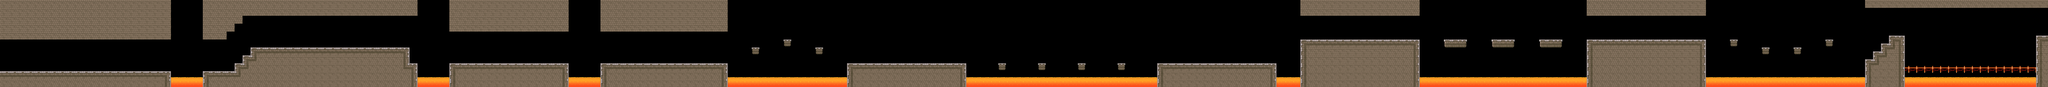

Tiled map render using the project's own tile images. Description and the map definition, with tile-layer contents summarised, below:
An orthogonal 515x22 tile map with 32x32 px tiles, 3 tile layers (layer3, layer2, layer1) and 214 objects.

<map version="1.0" orientation="orthogonal" renderorder="right-down" width="515" height="22" tilewidth="32" tileheight="32" nextobjectid="429">
 <tileset firstgid="1" name="Tileset_5" tilewidth="32" tileheight="32" spacing="2" margin="1" tilecount="364" columns="26">
  <image source="gfx/game/Tileset_5.png" width="884" height="476" />
 </tileset>
 <layer name="layer3" width="515" height="22">
  <data>[11330 cells, 612 non-empty, 6 distinct tile ids]</data>
 </layer>
 <layer name="layer2" width="515" height="22">
  <data>[11330 cells, 117 non-empty, 6 distinct tile ids]</data>
 </layer>
 <layer name="layer1" width="515" height="22">
  <data>[11330 cells, 3941 non-empty, 58 distinct tile ids]</data>
 </layer>
 <objectgroup name="finish" />
 <objectgroup name="checkpoint">
  <object id="215" x="10944" y="224" />
 </objectgroup>
 <objectgroup name="player">
  <object id="216" x="576" y="480" />
 </objectgroup>
 <objectgroup name="coins">
  <object id="217" x="2592" y="256" />
  <object id="218" x="2656" y="256" />
  <object id="219" x="2720" y="256" />
  <object id="220" x="2784" y="256" />
  <object id="221" x="5280" y="384" />
  <object id="222" x="5344" y="384" />
  <object id="223" x="5408" y="384" />
  <object id="224" x="5472" y="384" />
  <object id="225" x="7200" y="352" />
  <object id="226" x="7264" y="352" />
  <object id="227" x="7328" y="352" />
  <object id="228" x="7392" y="352" />
  <object id="229" x="13152" y="224" />
  <object id="230" x="13216" y="224" />
  <object id="231" x="13280" y="224" />
  <object id="232" x="13344" y="224" />
  <object id="233" x="13408" y="224" />
 </objectgroup>
 <objectgroup name="hidden_bonus_level" />
 <objectgroup name="bonus_blocks">
  <object id="234" x="6336" y="128">
   <properties>
    <property name="1" value="mush" />
   </properties>
  </object>
 </objectgroup>
 <objectgroup name="hidden_blocks">
  <object id="235" x="14464" y="160">
   <properties>
    <property name="1" value="mush" />
   </properties>
  </object>
  <object id="236" x="14208" y="160">
   <properties>
    <property name="1" value="coin" />
   </properties>
  </object>
 </objectgroup>
 <objectgroup name="destroyable_blocks">
  <object id="237" x="6848" y="224">
   <properties>
    <property name="1" value="2" />
   </properties>
  </object>
  <object id="238" x="6912" y="224">
   <properties>
    <property name="1" value="2" />
   </properties>
  </object>
  <object id="239" x="6976" y="224">
   <properties>
    <property name="1" value="2" />
    <property name="2" value="coin" />
   </properties>
  </object>
  <object id="240" x="7040" y="224">
   <properties>
    <property name="1" value="2" />
   </properties>
  </object>
  <object id="241" x="7104" y="224">
   <properties>
    <property name="1" value="2" />
   </properties>
  </object>
  <object id="242" x="7168" y="224">
   <properties>
    <property name="1" value="2" />
   </properties>
  </object>
  <object id="243" x="7232" y="224">
   <properties>
    <property name="1" value="2" />
   </properties>
  </object>
  <object id="244" x="7296" y="224">
   <properties>
    <property name="1" value="2" />
   </properties>
  </object>
  <object id="245" x="7360" y="224">
   <properties>
    <property name="1" value="2" />
   </properties>
  </object>
  <object id="246" x="7424" y="224">
   <properties>
    <property name="1" value="2" />
   </properties>
  </object>
  <object id="247" x="7488" y="224">
   <properties>
    <property name="1" value="2" />
   </properties>
  </object>
  <object id="248" x="7552" y="224">
   <properties>
    <property name="1" value="2" />
    <property name="2" value="coin" />
   </properties>
  </object>
  <object id="249" x="7616" y="224">
   <properties>
    <property name="1" value="2" />
   </properties>
  </object>
  <object id="250" x="7680" y="224">
   <properties>
    <property name="1" value="2" />
   </properties>
  </object>
  <object id="251" x="7744" y="224">
   <properties>
    <property name="1" value="2" />
   </properties>
  </object>
  <object id="252" x="6912" y="160">
   <properties>
    <property name="1" value="2" />
   </properties>
  </object>
  <object id="253" x="7296" y="160">
   <properties>
    <property name="1" value="2" />
    <property name="2" value="coin" />
   </properties>
  </object>
  <object id="254" x="7616" y="160">
   <properties>
    <property name="1" value="2" />
   </properties>
  </object>
  <object id="255" x="7552" y="160">
   <properties>
    <property name="1" value="2" />
   </properties>
  </object>
  <object id="256" x="7680" y="160">
   <properties>
    <property name="1" value="2" />
   </properties>
  </object>
  <object id="257" x="7744" y="160">
   <properties>
    <property name="1" value="2" />
   </properties>
  </object>
  <object id="258" x="7040" y="160">
   <properties>
    <property name="1" value="2" />
   </properties>
  </object>
  <object id="259" x="7104" y="160">
   <properties>
    <property name="1" value="2" />
   </properties>
  </object>
  <object id="260" x="7232" y="160">
   <properties>
    <property name="1" value="2" />
   </properties>
  </object>
  <object id="261" x="7360" y="160">
   <properties>
    <property name="1" value="2" />
   </properties>
  </object>
  <object id="262" x="7424" y="160">
   <properties>
    <property name="1" value="2" />
   </properties>
  </object>
  <object id="263" x="6976" y="160">
   <properties>
    <property name="1" value="2" />
   </properties>
  </object>
  <object id="264" x="7488" y="160">
   <properties>
    <property name="1" value="2" />
   </properties>
  </object>
  <object id="265" x="7168" y="160">
   <properties>
    <property name="1" value="2" />
   </properties>
  </object>
  <object id="266" x="6848" y="160">
   <properties>
    <property name="1" value="2" />
   </properties>
  </object>
  <object id="267" x="6912" y="96">
   <properties>
    <property name="1" value="2" />
   </properties>
  </object>
  <object id="268" x="7296" y="96">
   <properties>
    <property name="1" value="2" />
   </properties>
  </object>
  <object id="269" x="7616" y="96">
   <properties>
    <property name="1" value="2" />
   </properties>
  </object>
  <object id="270" x="7552" y="96">
   <properties>
    <property name="1" value="2" />
   </properties>
  </object>
  <object id="271" x="7680" y="96">
   <properties>
    <property name="1" value="2" />
   </properties>
  </object>
  <object id="272" x="7744" y="96">
   <properties>
    <property name="1" value="2" />
   </properties>
  </object>
  <object id="273" x="7040" y="96">
   <properties>
    <property name="1" value="2" />
   </properties>
  </object>
  <object id="274" x="7104" y="96">
   <properties>
    <property name="1" value="2" />
   </properties>
  </object>
  <object id="275" x="7232" y="96">
   <properties>
    <property name="1" value="2" />
   </properties>
  </object>
  <object id="276" x="7360" y="96">
   <properties>
    <property name="1" value="2" />
   </properties>
  </object>
  <object id="277" x="7424" y="96">
   <properties>
    <property name="1" value="2" />
   </properties>
  </object>
  </objectgroup>
 <objectgroup name="stand_destroy_blocks" />
 <objectgroup name="enemies">
  <!-- 27 objects omitted --></objectgroup>
 <objectgroup name="enemies_obstacles">
  <!-- 2 objects omitted --></objectgroup>
 <objectgroup name="trampoline" />
 <objectgroup name="platform_horizontal" />
 <objectgroup name="platform_vertical" />
 <objectgroup name="platform_vertical_multiple" />
 <objectgroup name="platform_gravity" />
 <objectgroup name="platform_zigzag" />
 <objectgroup name="platform_motor" />
 <objectgroup name="platform_motor_big" />
 <objectgroup name="trap" />
 <objectgroup name="physics">
  <!-- 43 objects omitted --></objectgroup>
</map>
<!-- 151 of 214 objects omitted -->
